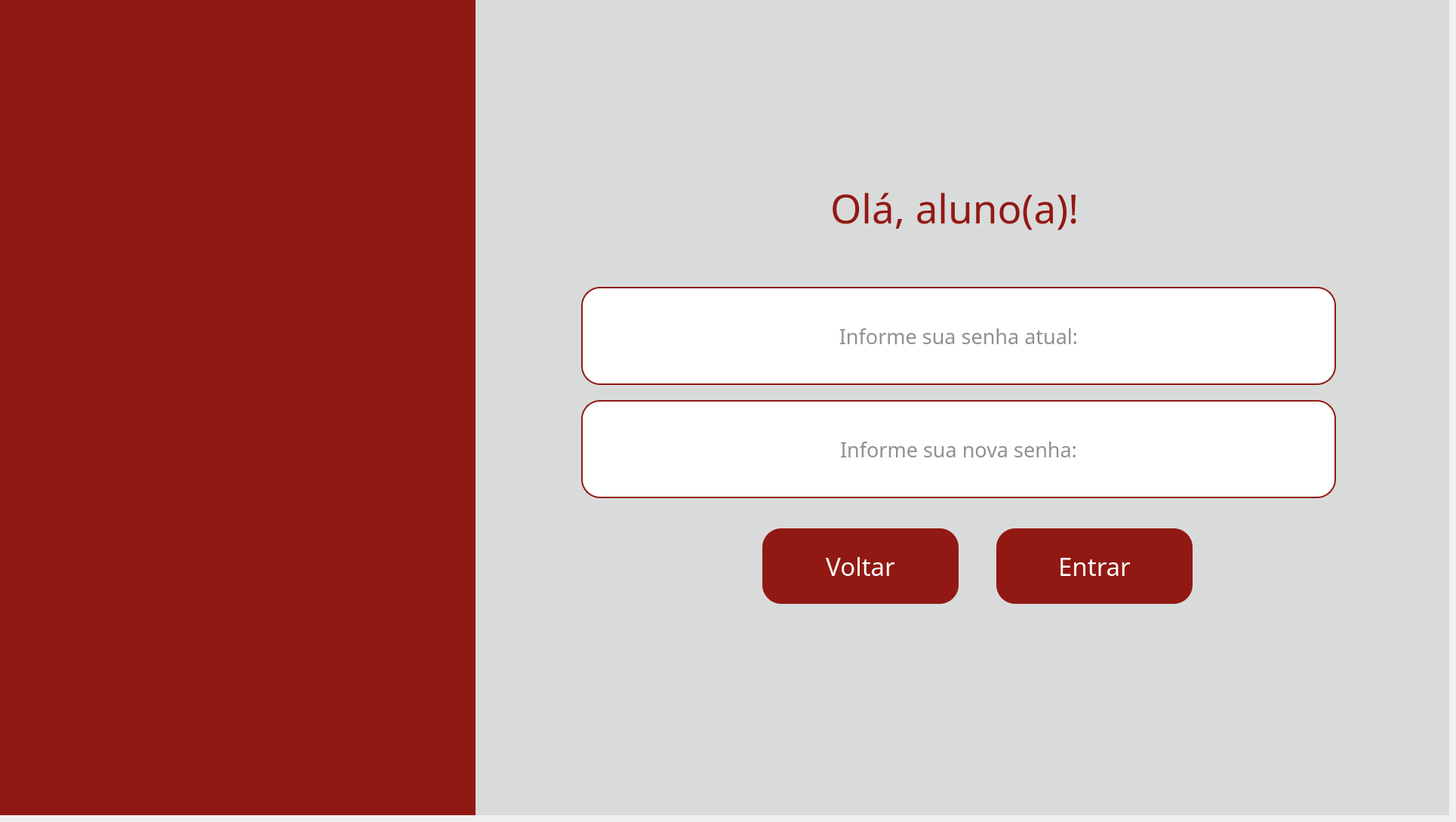
    <widget class="QWidget" name="pg_trocasenha_aluno">
     <widget class="QWidget" name="fundo_loginaluno_2" native="true">
      <property name="geometry">
       <rect>
        <x>0</x>
        <y>0</y>
        <width>1920</width>
        <height>1080</height>
       </rect>
      </property>
      <property name="styleSheet">
       <string notr="true">background-color: #d9dbdb</string>
      </property>
      <widget class="QWidget" name="barra_loginaluno_2" native="true">
       <property name="geometry">
        <rect>
         <x>0</x>
         <y>0</y>
         <width>630</width>
         <height>1080</height>
        </rect>
       </property>
       <property name="styleSheet">
        <string notr="true">background-color: #921913;</string>
       </property>
       <widget class="QLabel" name="img_fundo_loginaluno_2">
        <property name="geometry">
         <rect>
          <x>-60</x>
          <y>-60</y>
          <width>731</width>
          <height>1200</height>
         </rect>
        </property>
        <property name="text">
         <string/>
        </property>
        <property name="pixmap">
         <pixmap>../images/fundoetec.png</pixmap>
        </property>
        <property name="scaledContents">
         <bool>true</bool>
        </property>
       </widget>
      </widget>
      <widget class="QLabel" name="lbl_titulo_loginaluno_2">
       <property name="geometry">
        <rect>
         <x>1100</x>
         <y>240</y>
         <width>361</width>
         <height>71</height>
        </rect>
       </property>
       <property name="font">
        <font>
         <family>Arbutus Slab</family>
         <pointsize>40</pointsize>
        </font>
       </property>
       <property name="styleSheet">
        <string notr="true">color: #921913;</string>
       </property>
       <property name="text">
        <string>Olá, aluno(a)!</string>
       </property>
      </widget>
      <widget class="QPushButton" name="btn_voltarperfil2_2">
       <property name="geometry">
        <rect>
         <x>1010</x>
         <y>700</y>
         <width>260</width>
         <height>100</height>
        </rect>
       </property>
       <property name="font">
        <font>
         <family>Arbutus Slab</family>
         <pointsize>25</pointsize>
        </font>
       </property>
       <property name="styleSheet">
        <string notr="true">QPushButton{
    background-color: #921913;
    border: none;
    border-radius: 25px;
    color: white;
}

QPushButton:hover{
    background-color: #7a1410;
}

QPushButton:pressed{
    background-color: #5a0f0c;
}</string>
       </property>
       <property name="text">
        <string>Voltar</string>
       </property>
      </widget>
      <widget class="QLineEdit" name="input_loginaluno_2">
       <property name="geometry">
        <rect>
         <x>770</x>
         <y>380</y>
         <width>1000</width>
         <height>130</height>
        </rect>
       </property>
       <property name="font">
        <font>
         <family>Arbutus Slab</family>
         <pointsize>20</pointsize>
        </font>
       </property>
       <property name="styleSheet">
        <string notr="true">background-color: white;
border: 2px solid #921913;
border-radius: 25px;
color: #222222;
padding: 0 18px</string>
       </property>
       <property name="echoMode">
        <enum>QLineEdit::EchoMode::Password</enum>
       </property>
       <property name="alignment">
        <set>Qt::AlignmentFlag::AlignCenter</set>
       </property>
       <property name="placeholderText">
        <string>Informe sua senha atual:</string>
       </property>
      </widget>
      <widget class="QLineEdit" name="input_senhaaluno_2">
       <property name="geometry">
        <rect>
         <x>770</x>
         <y>530</y>
         <width>1000</width>
         <height>130</height>
        </rect>
       </property>
       <property name="font">
        <font>
         <family>Arbutus Slab</family>
         <pointsize>20</pointsize>
        </font>
       </property>
       <property name="styleSheet">
        <string notr="true">background-color: white;
border: 2px solid #921913;
border-radius: 25px;
color: #222222;
padding: 0 18px</string>
       </property>
       <property name="echoMode">
        <enum>QLineEdit::EchoMode::Password</enum>
       </property>
       <property name="alignment">
        <set>Qt::AlignmentFlag::AlignCenter</set>
       </property>
       <property name="placeholderText">
        <string>Informe sua nova senha:</string>
       </property>
      </widget>
      <widget class="QPushButton" name="btn_entraraluno_2">
       <property name="geometry">
        <rect>
         <x>1320</x>
         <y>700</y>
         <width>260</width>
         <height>100</height>
        </rect>
       </property>
       <property name="font">
        <font>
         <family>Arbutus Slab</family>
         <pointsize>25</pointsize>
        </font>
       </property>
       <property name="styleSheet">
        <string notr="true">QPushButton{
    background-color: #921913;
    border: none;
    border-radius: 25px;
    color: white;
}

QPushButton:hover{
    background-color: #7a1410;
}

QPushButton:pressed{
    background-color: #5a0f0c;
}</string>
       </property>
       <property name="text">
        <string>Entrar</string>
       </property>
      </widget>
      <widget class="QLabel" name="lbl_logo_cps_loginaluno_2">
       <property name="geometry">
        <rect>
         <x>1550</x>
         <y>940</y>
         <width>111</width>
         <height>71</height>
        </rect>
       </property>
       <property name="text">
        <string/>
       </property>
       <property name="pixmap">
        <pixmap>../images/logocps.png</pixmap>
       </property>
       <property name="scaledContents">
        <bool>true</bool>
       </property>
      </widget>
      <widget class="QLabel" name="lbl_logo_etec_loginaluno_2">
       <property name="geometry">
        <rect>
         <x>1690</x>
         <y>950</y>
         <width>151</width>
         <height>91</height>
        </rect>
       </property>
       <property name="text">
        <string/>
       </property>
       <property name="pixmap">
        <pixmap>../images/logoetec.png</pixmap>
       </property>
       <property name="scaledContents">
        <bool>true</bool>
       </property>
      </widget>
     </widget>
    </widget>
